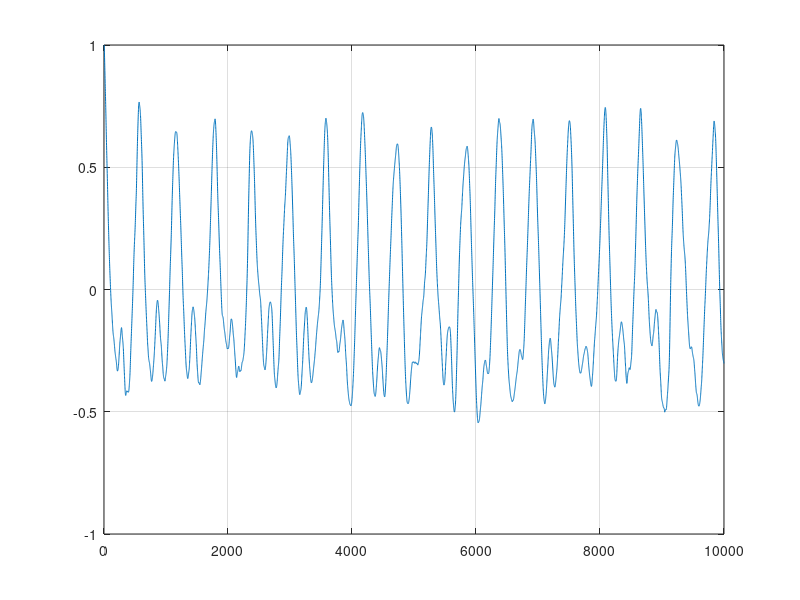

Here is the MATLAB script that generated this plot:
## !/usr/local/bin/octave -qf
## !/usr/bin/octave -qf

## fid = fopen("./dump/main_input_norm_float_bin.dat","r");
## fid = fopen("./dump/nccf.dat","r");
## x = fread(fid, Inf, "float32", 0);
x = load("./dump/nccf.dat");
## fclose(fid);

len = length(x)
figure(1)
plot(x)
grid on;

## corr_win = 256;
## max_lag = 1024;

## w = x(1:1024);

## res = [];
## stop = length(x);
## i = 1;
## while (i < stop - corr_win)
##   win = x(i : i + corr_win - 1)';
##   res = [res, win];
##   i = i + corr_win;
## endwhile

## cc = normxcorr2(x, w);

## [corr, lag] = xcorr(x, max_lag);

## plot(corr)
## plot(lag)

## plot(res);
## hold on;
## plot(x, 'r');

## input("");
